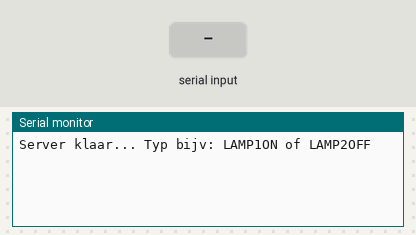
Simulated run of this program. Board: ESP32. Shown: the last lines printed to the serial monitor. Inputs (shaded band) come from the test bench. No radio packets arrive unless stated.

Above: at 1.2 s.
1.3 s: "LAMP1ON\n" received over Serial
At 2.5 s:
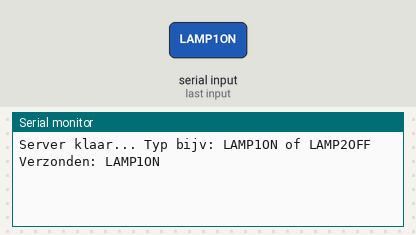
2.8 s: "LAMP1OFF\n" received over Serial
At 3.7 s:
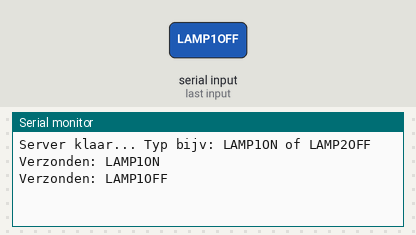
4.3 s: "1\n" received over Serial
At 4.8 s:
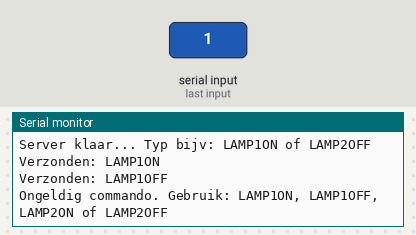

The program:

main.cpp
```cpp
#include <SPI.h>
#include <RF24.h>

RF24 radio(4, 5); // CE, CSN
const byte address[6] = "00001";

void setup() {
  Serial.begin(115200);
  radio.begin();

  if (!radio.isChipConnected()) {
    Serial.println("NRF24 niet gevonden! Controleer bedrading en voeding.");
    while (true);
  }

  radio.openWritingPipe(address);
  radio.setPALevel(RF24_PA_MIN);
  radio.setDataRate(RF24_250KBPS);
  radio.setChannel(108); // 2.508 GHz
  radio.stopListening();


  Serial.println("Server klaar... Typ bijv: LAMP1ON of LAMP2OFF");
}

bool isValidCommand(const String &cmd) {
  return (cmd == "LAMP1ON" || cmd == "LAMP1OFF" ||
          cmd == "LAMP2ON" || cmd == "LAMP2OFF");
}


void loop() {
  if (Serial.available()) {
    String input = Serial.readStringUntil('\n');
    input.trim();
    input.toUpperCase();  // maakt hoofdletters, zodat lamp1on ook werkt

    if (isValidCommand(input)) {
      radio.write(input.c_str(), input.length() + 1);
      Serial.print("Verzonden: ");
      Serial.println(input);
    } else {
      Serial.println("Ongeldig commando. Gebruik: LAMP1ON, LAMP1OFF, LAMP2ON of LAMP2OFF");
    }
  }
}
```

Measured:
- after the input at 1.3 s, the serial monitor: prints a new line at once (image 1)
- after the input at 2.8 s, the serial monitor: prints a new line at once (image 2)
- after the input at 4.3 s, the serial monitor: prints a new line at once (image 3)
